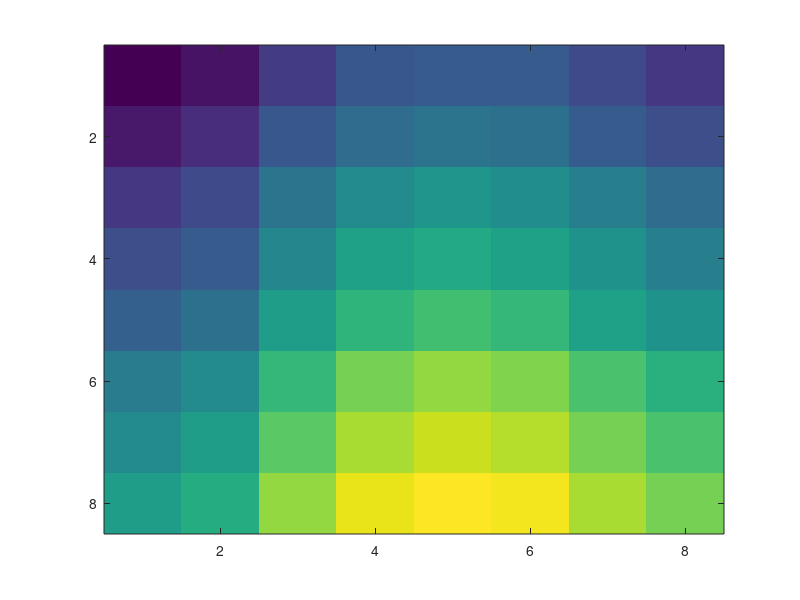

The MATLAB script that drew this image:
VE = [ 68 72 81 87 89 88 84 80
        73 77 87 93 95 94 89 85
        80 84 95 102 105 103 98 93
        85 89 101 108 111 109 104 99
        90 94 107 114 117 115 109 104
        97 102 115 124 127 125 119 113
        102 107 121 130 133 131 124 118
        107 112 127 136 139 137 130 124]
    
    
    imagesc(VE);